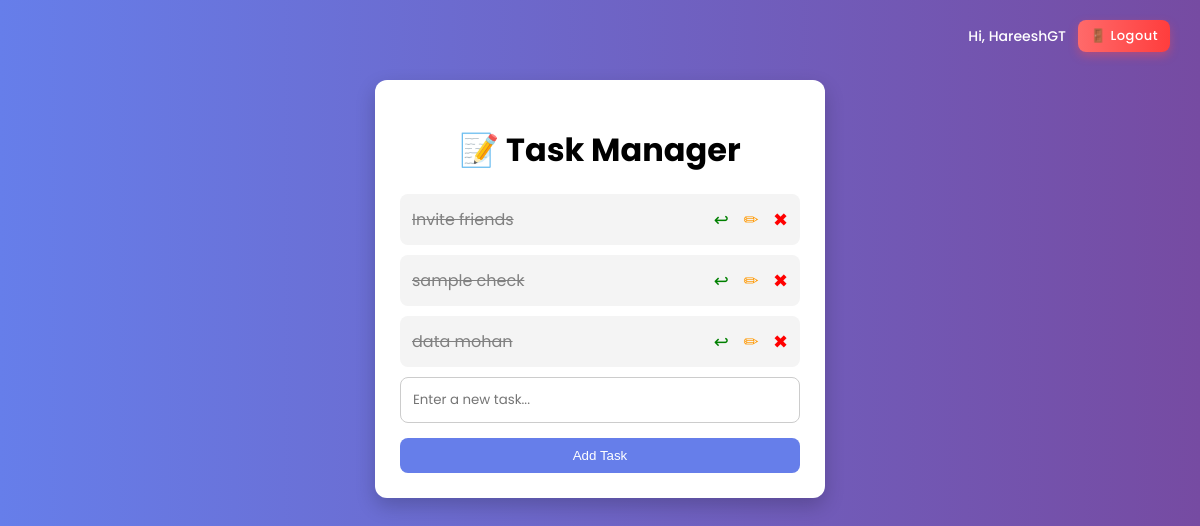
Page / (signed in) on the earlier database version.
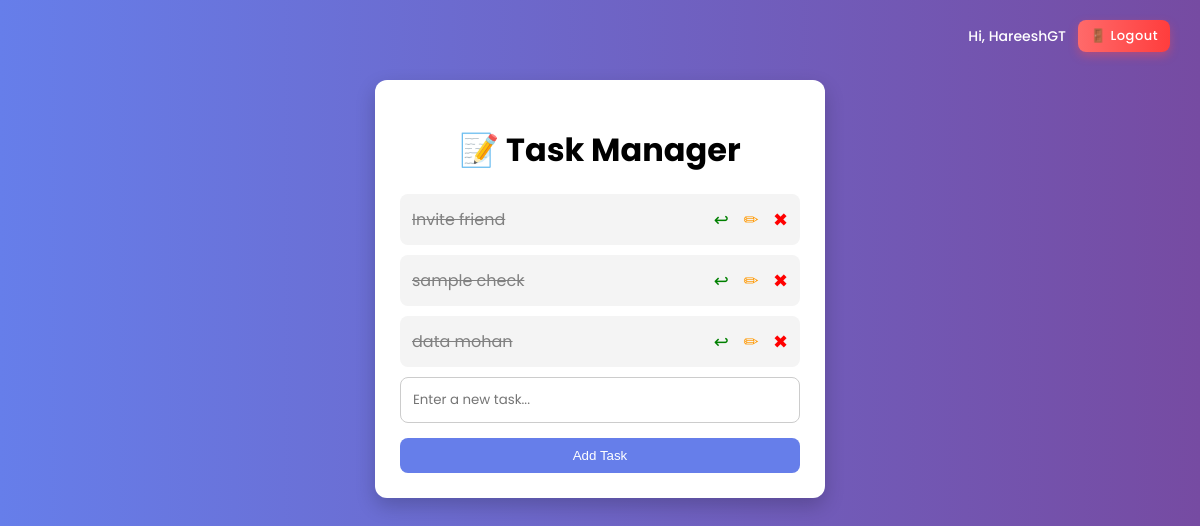
Same page on the later database version.
### tables this page shows
CREATE TABLE tasks (
            id INTEGER PRIMARY KEY AUTOINCREMENT,
            user_id INTEGER,
            content TEXT NOT NULL,
            completed INTEGER DEFAULT 0,
            expiry_date DATETIME DEFAULT (DATETIME('now', '+1 day'))
        );

### app.py (the view)
@app.route('/')
def index():
    if 'user_id' not in session:
        return redirect('/login')
    conn = get_db()
    cur = conn.cursor()
    cur.execute("SELECT * FROM tasks WHERE user_id=?", (session['user_id'],))
    tasks = cur.fetchall()
    conn.close()
    return render_template('index.html', tasks=tasks)

### app.py (called while the page is built)
def get_db():
    return sqlite3.connect(DB_PATH)

### templates/index.html (shortened to what this page needs)
<!DOCTYPE html>
<html>
<head>
    <link rel="stylesheet" href="/static/style.css">
</head>
<body>
    <div class="topbar-global">
        <div class="topbar-content">
            <span class="username">Hi, {{ session.get('username', 'User') }}</span>
            <a href="/logout" class="logout-btn">🚪 Logout</a>
        </div>
    </div>
    <div class="container">
        <h1>📝 Task Manager</h1>
        <div class="task-list">
            {% for task in tasks %}
            <div class="task-card {% if task[3] == 1 %}completed{% endif %}">
                <span class="task-text">
                    {{ task[2] }}
                </span>
                <div class="actions">
                    <a href="/complete/{{ task[0] }}" class="complete">
                        {% if task[3] == 1 %}
                        ↩
                        {% else %}
                        ✔
                        {% endif %}
                    </a>
                    <a href="/edittask/{{ task[0] }}" class="edit">✏</a>
                    <a href="/delete/{{ task[0] }}" class="delete">✖</a>
                </div>
            </div>
            {% endfor %}
        </div>
        <form action="/add" method="POST" class="task-form">
            <input type="text" name="content" placeholder="Enter a new task..." required autofocus>
            <button type="submit">Add Task</button>
        </form>
    </div>
</body>
</html>

### static/style.css (style rules this page uses)
body { font-family: 'Poppins', 'Segoe UI', sans-serif; background: linear-gradient(to right, #667eea, #764ba2); margin: 0; padding: 0; }
.topbar-global { position: fixed; top: 20px; right: 30px; z-index: 1000; }
.topbar-content { display: flex; align-items: center; gap: 12px; }
.username { font-size: 14px; color: white; font-weight: 500; }
.logout-btn { padding: 6px 12px; border-radius: 8px; text-decoration: none; font-size: 13px; font-weight: 500; color: white; background: linear-gradient(to right, #ff6a6a, #ff3d3d); transition: 0.3s ease; box-shadow: 0px 4px 10px rgba(255, 77, 77, 0.4); letter-spacing: 0.5px; }
.container { width: 400px; margin: 80px auto; background: white; padding: 25px; border-radius: 12px; box-shadow: 0px 8px 20px rgba(0,0,0,0.2); }
h1 { text-align: center; margin-bottom: 20px; }
.task-form { display: flex; gap: 10px; }
.task-form input { flex: 1; padding: 10px; border-radius: 8px; border: 1px solid #ccc; }
.task-form button { padding: 10px 15px; border: none; background: #667eea; color: white; border-radius: 8px; cursor: pointer; }
.task-list { margin-top: 20px; }
.task-card { display: flex; justify-content: space-between; align-items: center; background: #f4f4f4; padding: 12px; border-radius: 8px; margin-bottom: 10px; transition: 0.2s; }
.task-text { font-size: 16px; }
.completed .task-text { text-decoration: line-through; color: gray; }
.actions a { margin-left: 10px; text-decoration: none; font-size: 18px; }
.complete { color: green; }
.delete { color: red; }
.actions a { margin-left: 10px; text-decoration: none; font-size: 18px; transition: 0.2s; }
.edit { color: #ff9800; }
.container form { display: flex; flex-direction: column; gap: 15px; }
.container form input { padding: 12px; border-radius: 8px; border: 1px solid #ccc; font-family: 'Poppins', 'Segoe UI', sans-serif; }
.container form button { padding: 10px; border: none; background: #667eea; color: white; border-radius: 8px; cursor: pointer; }

Differences in the rows shown:
changed tasks: content "Invite friends" → "Invite friend"
